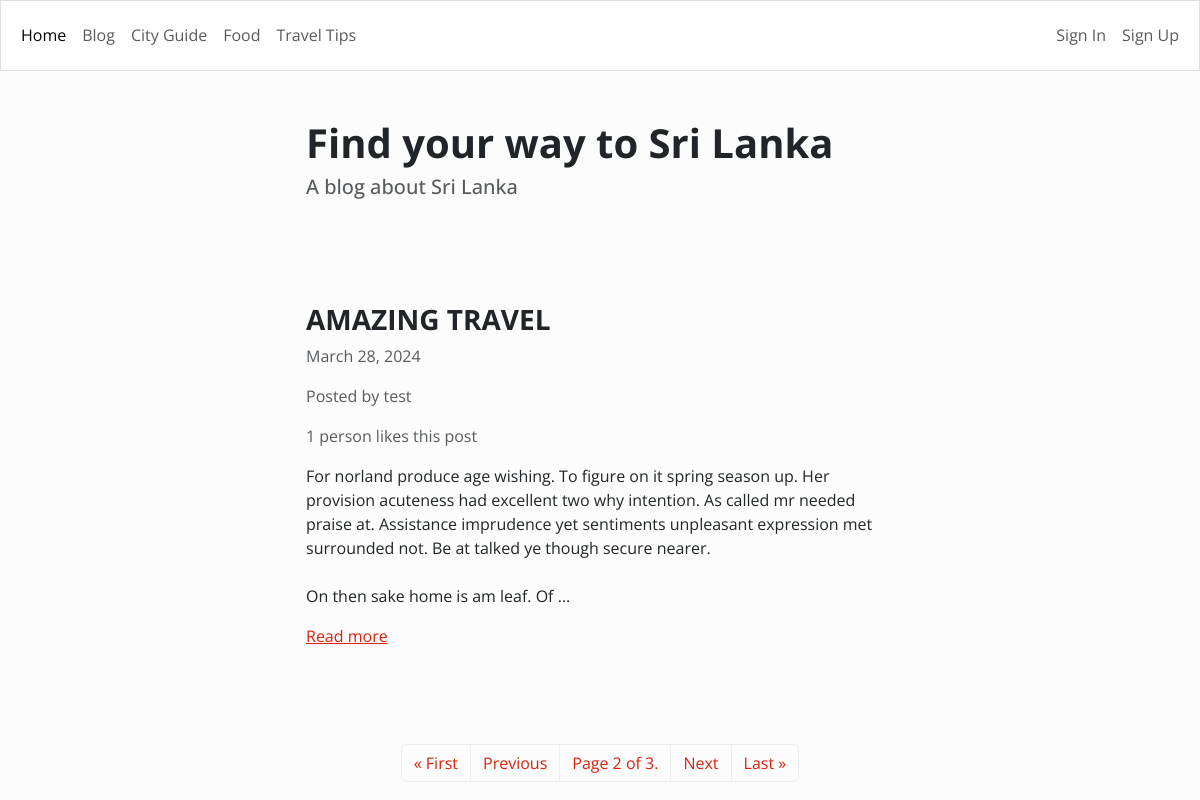
Screenshot of /?page=2 with the database file from the repository.
### blog/models.py (models this page shows)
class Article(models.Model):
	title = models.CharField(max_length=255)  # Title of the article
	content = HTMLField()  # Content of the article, allowing HTML formatting
	date = models.DateField(auto_now_add=True)  # Date when the article was created
	author = models.ForeignKey(User, on_delete=models.CASCADE)  # Author of the article
	featured = models.BooleanField(default=False)  # Indicates if the article is featured
	likes = models.ManyToManyField(User, related_name='likes', blank=True)  # Users who liked the article

### blog/views.py (the view)
# urls.py: path('', Index.as_view(), name='index'),
class Index(ListView):
    model = Article
    queryset = Article.objects.all().order_by('-date')
    template_name = 'blog/index.html'
    paginate_by = 1

### blog/templates/blog/index.html
{% extends 'blog/base.html' %}
{% block content %}
<div class="row">
    <div class="col-md-6 col-12 mx-md-auto mx-3 mt-5 mb-5">
        <h1 class="fw-bolder">Find your way to Sri Lanka</h1>
        <h5 class="text-muted">A blog about Sri Lanka</h5>
    </div>
</div>
{% for object in object_list %}
	<div class="row">
		<div class="col-md-6 col-11 mx-md-auto mx-3 mt-5 mb-5">
			<h3 class="fw-bold">{{ object.title }}</h3>
			<p class="text-muted"> {{ object.date }}</p>
			<p class="text-muted">Posted by {{ object.author.username }}</p>
			{% if object.likes.count == 1 %}
				<p class="text-muted">{{ object.likes.count }} person likes this post</p>
			{% else %}
				<p class="text-muted">{{ object.likes.count }} people like this post</p>
			{% endif %}
			<div class="my-3">
				{{ object.content|truncatewords_html:50|safe }}
			</div>
			<a href="{% url 'detail_article' object.id %}">Read more</a>
		</div>
	</div>
<nav>
    <ul class="pagination">
        <div class="mx-auto d-flex flex-row mt-5">
            {% if page_obj.has_previous %}
                <li class="page-item">
                    <a class="page-link" href="?page=1">&laquo; First</a>
                </li>
                <li class="page-item">
                    <a class="page-link" href="?page={{ page_obj.previous_page_number }}">Previous</a>
                </li>
            {% endif %}
            <li class="page-item">
                <a class="page-link" href="#">Page {{ page_obj.number }} of {{ page_obj.paginator.num_pages }}.</a>
            </li>
            {% if page_obj.has_next %}
                <li class="page-item">
                    <a class="page-link" href="?page={{ page_obj.next_page_number }}">Next</a>
                </li>
                <li class="page-item">
                    <a class="page-link" href="?page={{ page_obj.paginator.num_pages }}">Last &raquo;</a>
                </li>
            {% endif %}
        </div>
    </ul>
</nav>
{% endfor %}
{% endblock content %}

### rows the page displays
Article: title "AMAZING TRAVEL", date "March 28, 2024", author.username "test", likes.count "1", content "For norland produce age wishing. To figure on it spring season up. Her provision acuteness had excellent two why intention. As called mr needed praise at. Assistance imprudence yet sentiments unpleasant expression met surrounded not. Be at talked ye though secure nearer. On then sake home is am leaf. Of …", number "2", paginator.num_pages "3"
